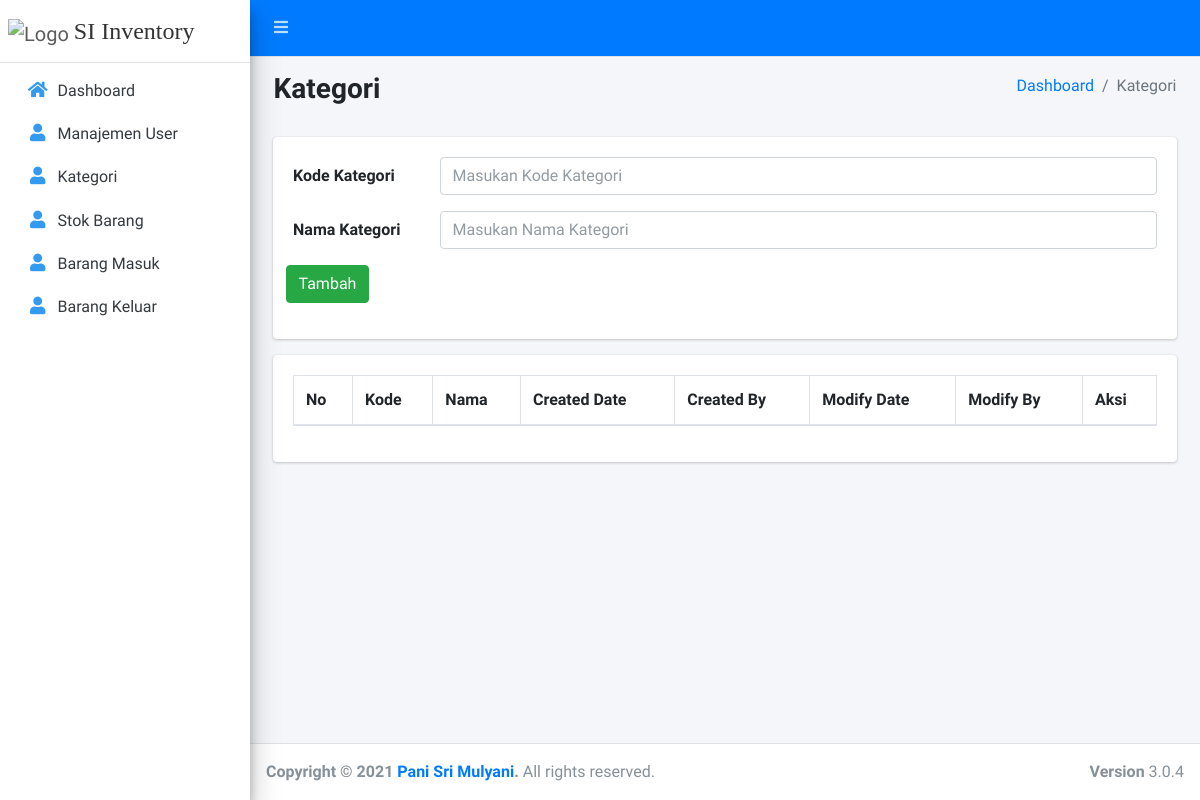
Page /admin_gudang/kategori.html (signed in) on the earlier database version.
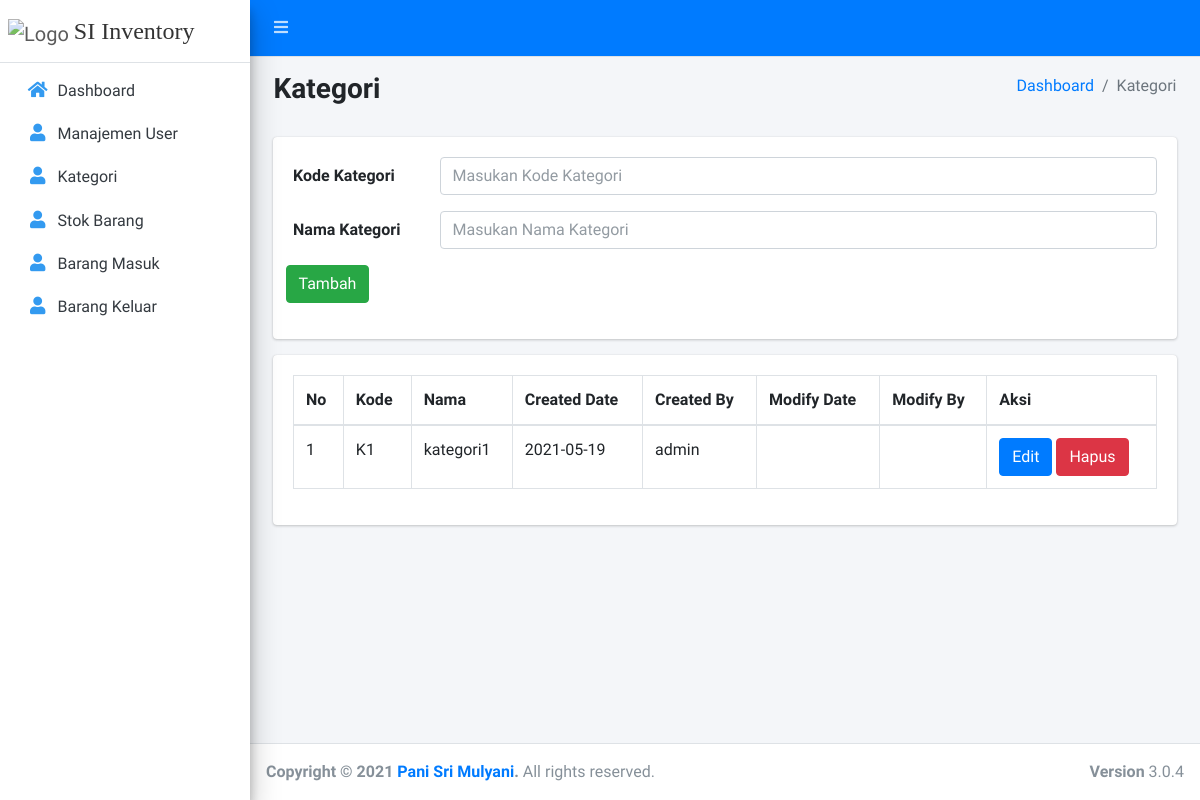
Same page on the later database version.
### tables this page shows
CREATE TABLE `kategori` (
  `id_kategori` int(11) NOT NULL,
  `kode` varchar(191) NOT NULL,
  `nama` varchar(191) NOT NULL,
  `created_date` date DEFAULT NULL,
  `created_by` int(11) DEFAULT NULL,
  `modify_date` date DEFAULT NULL,
  `modify_by` int(11) DEFAULT NULL
);

CREATE TABLE `user` (
  `id_user` int(11) NOT NULL,
  `username` varchar(191) NOT NULL,
  `password` varchar(191) NOT NULL,
  `role` enum('admin_gudang','manager') NOT NULL,
  `namaLengkap` varchar(191) NOT NULL,
  `email` varchar(191) NOT NULL,
  `created_date` date DEFAULT NULL,
  `modify_date` date DEFAULT NULL,
  `created_by` varchar(191) DEFAULT NULL,
  `modify_by` varchar(191) DEFAULT NULL
);

### application/controllers/adminGudang/Kategori.php (called while the page is built, shortened)
<?php
class Kategori extends CI_Controller {
	public function index()
	{
    $data['konten'] = 'adminGudang/kategori';
    $data['kategori'] = $this->KategoriModel->getAll();
		$this->load->view('adminGudang/template', $data);
	}
}

### index.php (called while the page is built, shortened)
<?php
require_once BASEPATH.'core/CodeIgniter.php';

### application/models/KategoriModel.php (called while the page is built, shortened)
<?php
class KategoriModel extends CI_Model {
  private $table  = 'kategori';
	public function getAll()
	{
    $this->db->select($this->table . '.*, user1.username as user_create, user2.username as user_modify');
    $this->db->join('user as user1', $this->table . '.created_by = user1.id_user');
    $this->db->join('user as user2', $this->table . '.modify_by = user2.id_user', 'left');
    return $this->db->get($this->table)->result_array();
	}
}

### application/views/adminGudang/kategori.php (the view, shortened to what this page needs)
<section class="content">
  <div class="content-header">
    <div class="container-fluid">
      <div class="row mb-2">
        <div class="col-sm-6">
          <h3><b><font face=""> Kategori </font></b></h3>
        </div>
        <div class="col-sm-6">
          <ol class="breadcrumb float-sm-right">
            <li class="breadcrumb-item"><a href="<?= base_url(); ?>">Dashboard</a></li>
            <li class="breadcrumb-item active">Kategori</li>
          </ol>
        </div>
      </div>
    </div>
  </div>
  <div class="container-fluid">
    <div class="col-sm-12">
      <div class="card">
        <div class="card-body">
          <form action="<?= base_url(); ?>admin_gudang/kategori.html" method="post">
            <div class="form-group row">
              <label for="staticEmail" class="col-sm-2 col-form-label">Kode Kategori</label>
              <div class="col-sm-10">
                <input type="text" required class="form-control" id="staticEmail" placeholder="Masukan Kode Kategori" name="kode_kategori">
              </div>
            </div>
            <div class="form-group row">
              <label for="staticEmail" class="col-sm-2 col-form-label">Nama Kategori</label>
              <div class="col-sm-10">
                <input type="text" required class="form-control" id="staticEmail" placeholder="Masukan Nama Kategori" name="nama_kategori">
              </div>
            </div>
            <div class="form-group row">
              <button type="submit" class="btn btn-success">Tambah</button>
            </div>
          </form>
        </div>
      </div>
      <div class="card">
        <div class="card-body">
          <div class="table-responsive">
            <table class="table table-bordered" id="dataTables-example">
              <thead>
                <tr class="nowrap">
                  <th>No</th>
                  <th>Kode</th>
                  <th>Nama</th>
                  <th>Created Date</th>
                  <th>Created By</th>
                  <th>Modify Date</th>
                  <th>Modify By</th>
                  <th>Aksi</th>
                </tr>
              </thead>
              <tbody>
                <?php
                  $no = 1;
                  foreach ($kategori as $key) { ?>
                    <tr>
                      <td><?= $no++; ?></td>
                      <td><?= $key['kode']; ?></td>
                      <td><?= $key['nama']; ?></td>
                      <td><?= $key['created_date']; ?></td>
                      <td><?= $key['user_create']; ?></td>
                      <td><?= $key['modify_date']; ?></td>
                      <td><?= $key['user_modify']; ?></td>
                      <td>
                        <a class="btn btn-primary" href="<?= base_url('admin_gudang/kategori/edit/' . $key['id_kategori']); ?>">Edit</a>
                        <a class="btn btn-danger" href="<?= base_url('admin_gudang/kategori/hapus/' . $key['id_kategori']); ?>">Hapus</a>
                      </td>
                    </tr>
                  <?php }
                ?>
              </tbody>
            </table>
          </div>
        </div>
      </div>
    </div>
  </div>
</section>

Differences in the rows shown:
added kategori: kode "K1", nama "kategori1", created_date "2021-05-19", user.username "admin"
